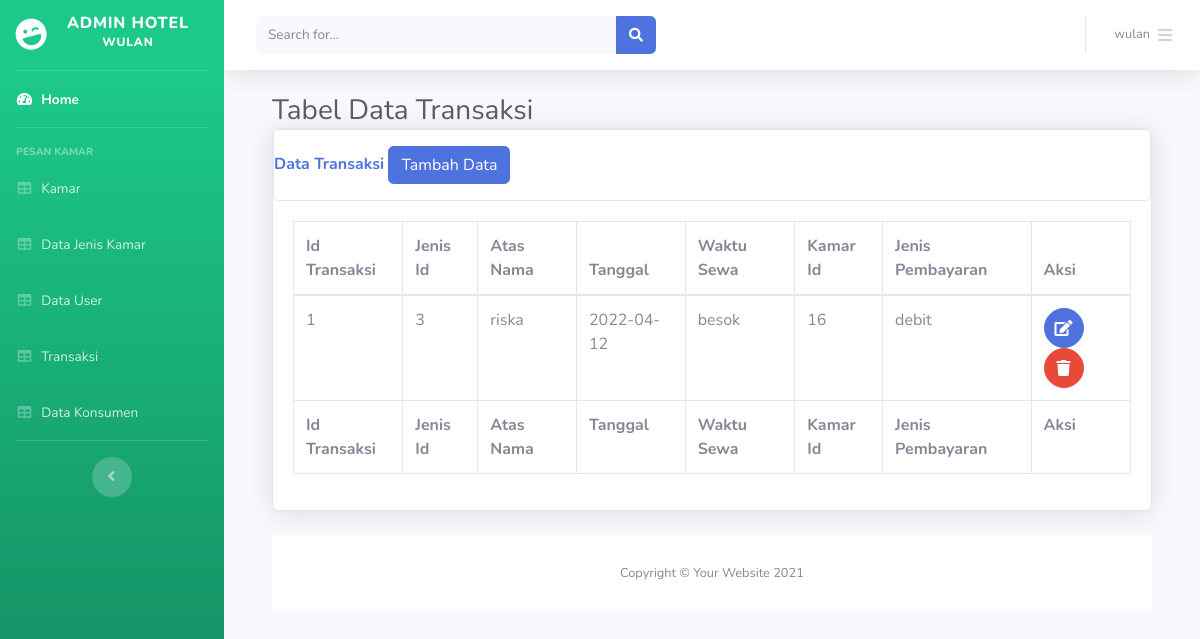
Screenshot of /latihan_hotel_wulan/index.php/data_transaksi with the database file from the repository.
### tables this page shows
CREATE TABLE `tbl_transaksi` (
  `id_transaksi` int(11) NOT NULL,
  `jenis_id` int(11) NOT NULL,
  `atas_nama` varchar(100) NOT NULL,
  `tanggal` date NOT NULL,
  `waktu_sewa` varchar(100) NOT NULL,
  `kamar_id` int(11) NOT NULL,
  `jenis_pembayaran` enum('cash','debit') NOT NULL,
  `aksi` int(11) NOT NULL
);

### latihan_hotel_wulan/application/controllers/Data_transaksi.php (called while the page is built, shortened)
<?php
class Data_transaksi extends CI_Controller
{
    function index()
    {
     $data['tbl_transaksi']= $this->M_transaksi->SemuaData();
        $this->load->view('partial_admin/header');
        $this->load->view('partial_admin/sidebar');
        $this->load->view('partial_admin/topbar');
        $this->load->view('partial_admin//js');
        $this->load->view('content_admin/data_transaksi',$data);
        $this->load->view('partial_admin/footer');
    }
}

### latihan_hotel_wulan/index.php (called while the page is built, shortened)
<?php
require_once BASEPATH.'core/CodeIgniter.php';

### latihan_hotel_wulan/application/models/M_transaksi.php (called while the page is built, shortened)
<?php
class M_transaksi extends  CI_Model{
    function SemuaData(){
        return $this->db->get('tbl_transaksi')->result_array();
    }
}

### latihan_hotel_wulan/application/views/content_admin/data_transaksi.php (the view, shortened to what this page needs)
<div class="container-fluid">
    <hi class="h3 mb-2 text-gray-800">
        Tabel Data Transaksi
</hi>
<div class="card shadow mb-4">
    <div class="card header py-3">
    <h6 class="m-0 font-weight-bold text-primary">Data Transaksi
        <a href="<?= base_url('index.php/data_transaksi/tambah_data'); ?>">
            <button class="btn btn-primary">Tambah Data</button>
</a>
</h6>
</div>
<div class="card-body">
    <div class="table-responsive">
        <table class="table table-bordered" id="datatable" width="100%" cellpacing="0">
             <thead>
                <th>Id Transaksi</th>
                <th>Jenis Id</th>
                <th>Atas Nama</th>
                <th>Tanggal</th>
                <th>Waktu Sewa</th>
                <th>Kamar Id</th>
                <th>Jenis Pembayaran</th>
                <th>Aksi</th>
        </thead>
        <tfoot>
          <tr>
                <th>Id Transaksi</th>
                <th>Jenis Id</th>
                <th>Atas Nama</th>
                <th>Tanggal</th>
                <th>Waktu Sewa</th>
                <th>Kamar Id</th>
                <th>Jenis Pembayaran</th>
                <th>Aksi</th>
        </tr>
      </tfoot>
     <tbody>
            <?php
        $no = 1;
foreach ($tbl_transaksi as $tt) :
?>
    <tr>
        <td><?php echo $no++; ?></td>
        <td><?php echo $tt["jenis_id"] ?></td>
        <td><?php echo $tt["atas_nama"] ?></td>
        <td><?php echo $tt["tanggal"] ?></td>
        <td><?php echo $tt["waktu_sewa"] ?></td>
        <td><?php echo $tt["kamar_id"] ?></td>
        <td><?php echo $tt["jenis_pembayaran"] ?></td>
        <td>
            <a href="<?= base_url('index.php/data_transaksi/update_data/') ?><?php echo $tt['id_transaksi']?>" class="btn btn-primary btn-circle">
                 <i class="fas fa-edit"></i>
           </a>
            <a href="<?= base_url('index.php/data_transaksi/hapus_data/') ?><?php echo $tt['id_transaksi'] ?>" class="btn btn-danger btn-circle">
                  <i class="fas fa-trash"></i>
          </a>
      </td>
</tr>
<?php endforeach; ?>
</tbody>
        </table>
      </div>
      </div>
     </div>

### rows the page displays
tbl_transaksi: jenis "3", atas_nama "riska", tanggal "2022-04-12", waktu_sewa "besok", kamar "16", jenis_pembayaran "debit"
